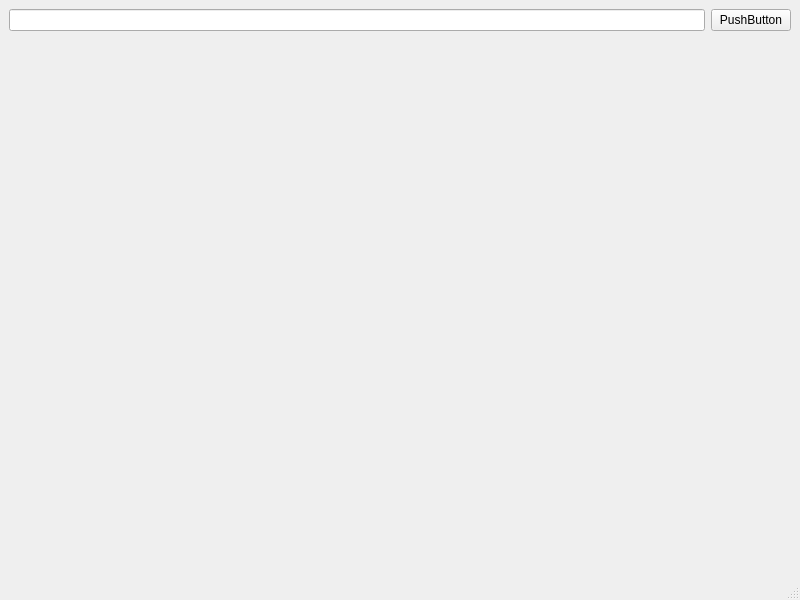
<?xml version="1.0" encoding="UTF-8"?>
<ui version="4.0">
 <class>MainWindow</class>
 <widget class="QMainWindow" name="MainWindow">
  <property name="geometry">
   <rect>
    <x>0</x>
    <y>0</y>
    <width>800</width>
    <height>600</height>
   </rect>
  </property>
  <property name="windowTitle">
   <string>MainWindow</string>
  </property>
  <widget class="QWidget" name="centralwidget">
   <layout class="QVBoxLayout" name="verticalLayout">
    <item>
     <layout class="QHBoxLayout" name="horizontalLayout">
      <item>
       <widget class="QLineEdit" name="lineEdit"/>
      </item>
      <item>
       <widget class="QPushButton" name="pushButton">
        <property name="text">
         <string>PushButton</string>
        </property>
       </widget>
      </item>
     </layout>
    </item>
    <item>
     <widget class="QWidget" name="widget" native="true"/>
    </item>
   </layout>
  </widget>
  <widget class="QMenuBar" name="menubar">
   <property name="geometry">
    <rect>
     <x>0</x>
     <y>0</y>
     <width>800</width>
     <height>23</height>
    </rect>
   </property>
  </widget>
  <widget class="QStatusBar" name="statusbar"/>
 </widget>
 <resources/>
 <connections/>
</ui>
